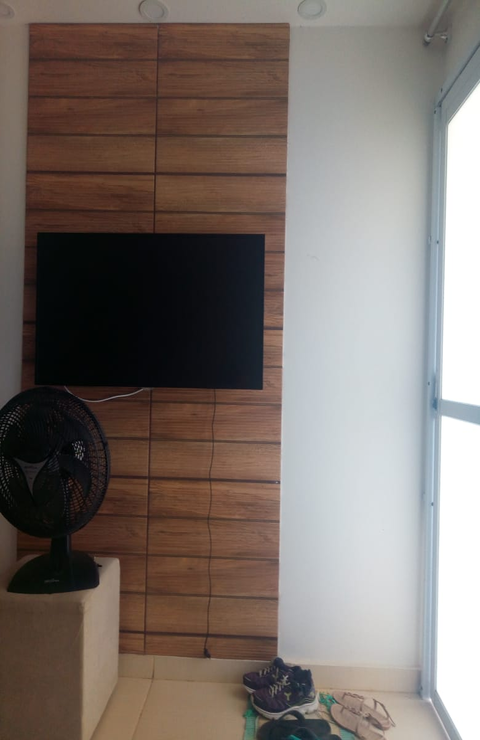
#> input picture visao-computacional/images/painel1.png, 480 x 740 px
$ python 13-image-stitching.py
#> lines starting #> are read from the running program, lines starting #| are printed output that depends on the picture
import cv2 as cv
import numpy as np

'''
Captação de várias imagens de uma cena e organiza-las em uma única cena maior.
Tais fotos das cenas ordenadas são chamadas de panoramas.
Todo o processo de aquisição de várias imagens e conversão em panoramas é chamado de image stitching.

Etapas:

1- Calcular os key-points e os descritores desses key-points na imagem;

-> Consiste na identificação de características: Feature Detection
Essas características podem ser obtidas através dos seguintes algoritmos:
    - Haris Corner Detection
    - Shi-Tomasi Corner Detection
    - SIFT (Scale-Invariant Feature Trasform)
    - SURF (Speeded-Up Robust Features)
    - FAST algorithm for corner detection
    - BRIEF (Binary Robust Independent Elementary Features)
    - ORB (Oriented FAST and Rotated Brief) (Não patenteado - livre para uso, combina ambos FAST e BRIEF)


2- Calcular as distâncias entre todos os descritores em uma imagem e todos os descritores na outra imagem;
3- Selecionar as melhores correspondências para cada descritor de uma imagem;
4- Executar o RANSAC para estimar a homografia;
5- Juntar as imagens.

'''

# 1) Feature Detection com ORB
image1 = cv.imread('images/painel1.png')
#> image1 is the input picture: shape (740, 480, 3); mean B, G, R 108, 113.5, 123.6
image2 = cv.imread('images/painel2.png')
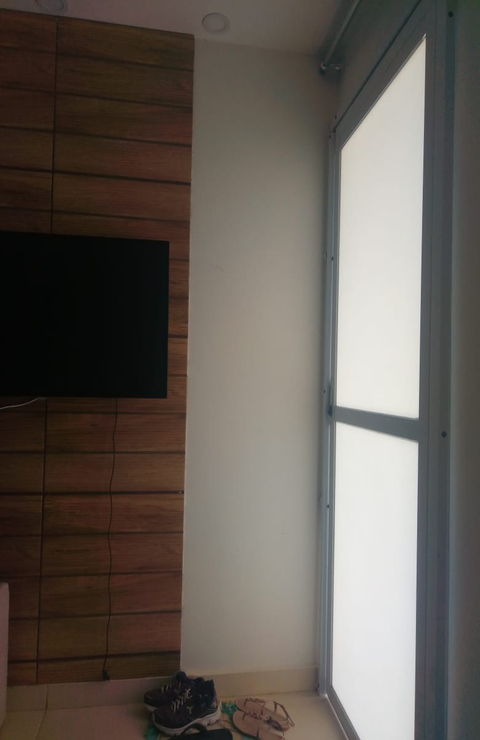
#> input picture visao-computacional/images/painel2.png, 480 x 740 px
#> image2 is the input picture: shape (740, 480, 3); mean B, G, R 85.4, 92.2, 99.6

image1_grey = cv.cvtColor(image1, cv.COLOR_RGB2GRAY)
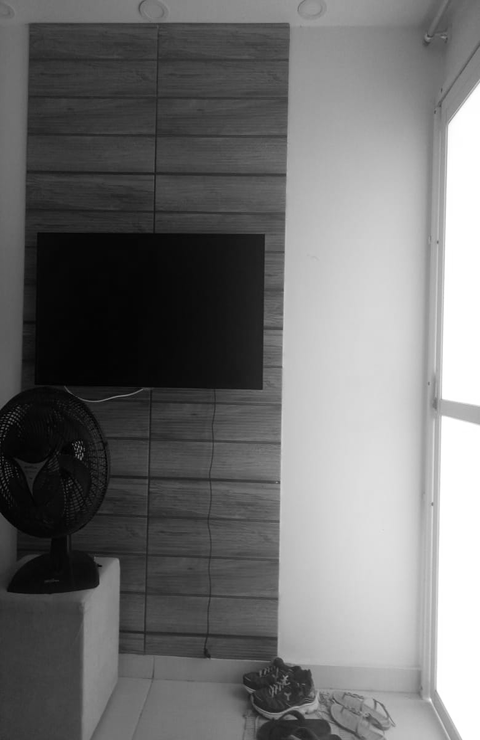
#> image1_grey: shape (740, 480); min 0, max 255, mean 113
image2_grey = cv.cvtColor(image2, cv.COLOR_RGB2GRAY)
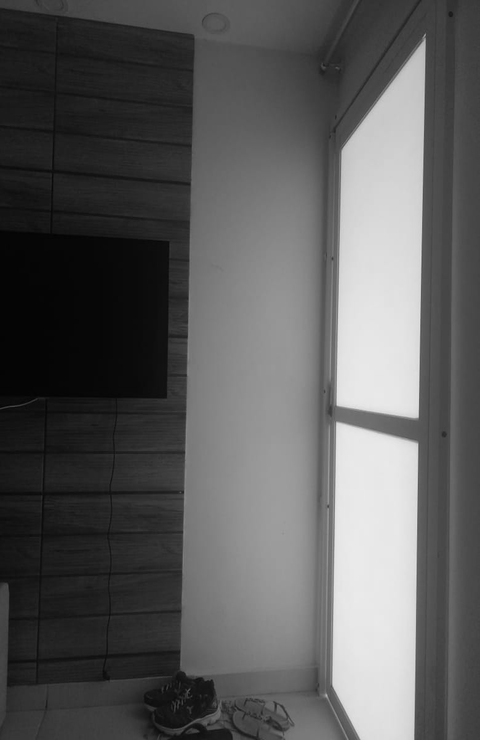
#> image2_grey: shape (740, 480); min 2, max 235, mean 91

detect = cv.ORB_create()

keyPoint1, feat1 = detect.detectAndCompute(image1_grey, None)
#> keyPoint1 = 349 keypoints; strongest (x, y, size): (95, 584, 53.6), (80, 458, 31), (78, 455, 31), (281, 329, 31)
keyPoint2, feat2 = detect.detectAndCompute(image2_grey, None)
#> keyPoint2 = 167 keypoints; strongest (x, y, size): (340, 401, 111.1), (413, 416, 44.6), (338, 426, 77.1), (417, 416, 31)

# Desenhar os key points para demonstração. Esses pontos serão usados como referência para poder ser aplicado o image stitching
cv.imshow('Key Points 1', cv.drawKeypoints(image1, keyPoint1, None, color=(0,255,0)))
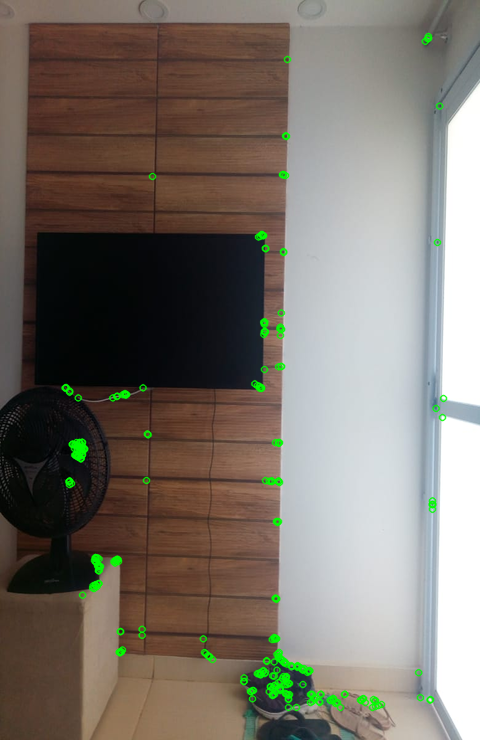
#> window 'Key Points 1': shape (740, 480, 3); mean B, G, R 107, 115.6, 122.5
cv.imshow('Key Points 2', cv.drawKeypoints(image2, keyPoint2, None, color=(0,255,0)))
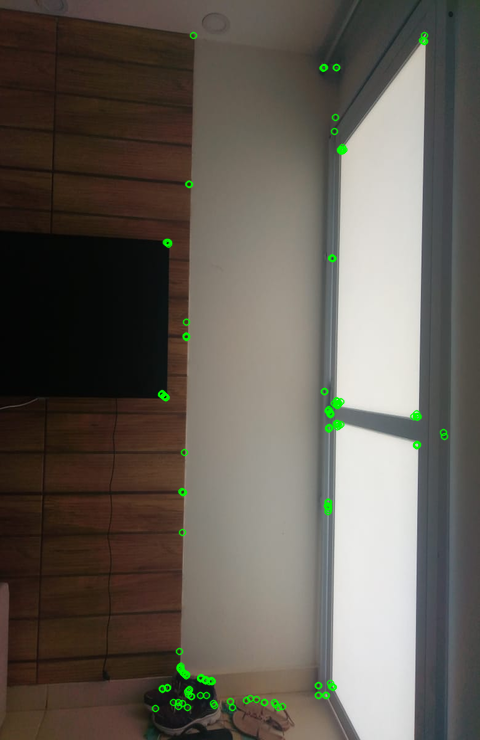
#> window 'Key Points 2': shape (740, 480, 3); mean B, G, R 84.9, 93.3, 99

# 2) Achar as correspondecias entre as imagens com o BFMatcher.
'''
O brute-Force matcher pega o descritor de um recurso/feature da primeira imagem e combina com todos os outros recursos/features da segunda imagem usando algum cálculo de distância. E o mais próximo é retornado.
'''
bruteForce = cv.BFMatcher(cv.NORM_HAMMING, crossCheck=True)
best_matches = bruteForce.match(feat1, feat2)
#> best_matches = 84 matches

raw_matches = sorted(best_matches, key=lambda x: x.distance)
#> raw_matches = 84 matches
print('Matches: ', len(raw_matches))
#| Matches:  84

# Desenhar os pontos correspondentes
image3 = cv.drawMatches(image1, keyPoint1, image2, keyPoint2, best_matches[:100], None, flags=cv.DrawMatchesFlags_NOT_DRAW_SINGLE_POINTS)
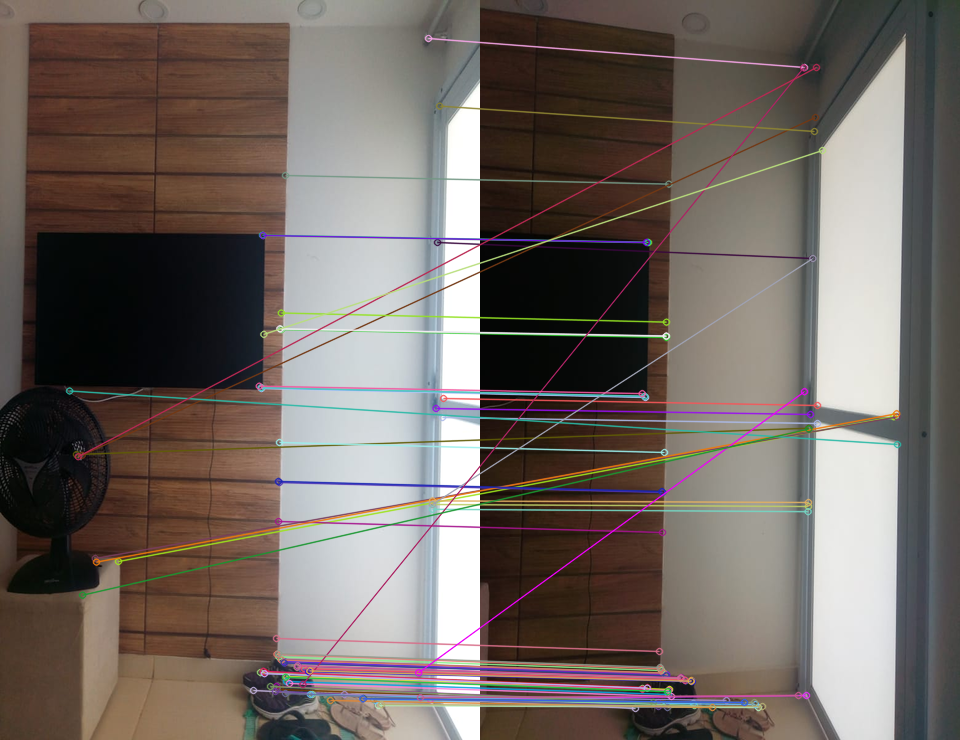
#> image3: shape (740, 960, 3); mean B, G, R 98.3, 103.9, 113.3

cv.imshow('Pontos Correspondentes', image3)

# 3) Encontrar a perspectiva entre dois planos.
src_pts = np.float32([keyPoint1[m.queryIdx].pt for m in raw_matches]).reshape(-1,1,2)
#> src_pts = 84 rows, first 8: [260.6, 387.4], [284, 661], [261, 388], [260.9, 387.1], [258.8, 385.7], [442, 417], [435.6, 408], [308.2, 671]
dst_pts = np.float32([keyPoint2[m.trainIdx].pt for m in raw_matches]).reshape(-1,1,2)
#> dst_pts = 84 rows, first 8: [164.2, 396], [186, 674], [165, 397], [164.2, 395.7], [161.7, 393.2], [337, 423], [330, 414], [211.7, 681.1]

H, mask = cv.findHomography(src_pts, dst_pts, cv.RANSAC, 5.0)
#> H = [[1.19, -0.014, -124.9], [0.169, 1.1, -34.71], [0.000443, -4.47e-05, 1]]; mask = 84 values, max 1 at index 0, min 0 at index 57, mean 0.857

h,w = image1_grey.shape
#> h = 740; w = 480
pts = np.float32([[0,0], [0,h-1], [w-1, h-1], [w-1, 0]]).reshape(-1,1,2)
#> pts = [[0, 0], [0, 739], [479, 739], [479, 0]]
dst = cv.perspectiveTransform(pts, H)
#> dst = [[-124.9, -34.71], [-139.9, 803], [369.8, 727.3], [368.2, 38.34]]

# 4) Unir as imagens
image_final = cv.polylines(image2, [np.int32(dst)], True, 255, 1, cv.LINE_AA)

cv.imshow('Imagem Final', image_final)

cv.waitKey(0)
cv.destroyAllWindows()
